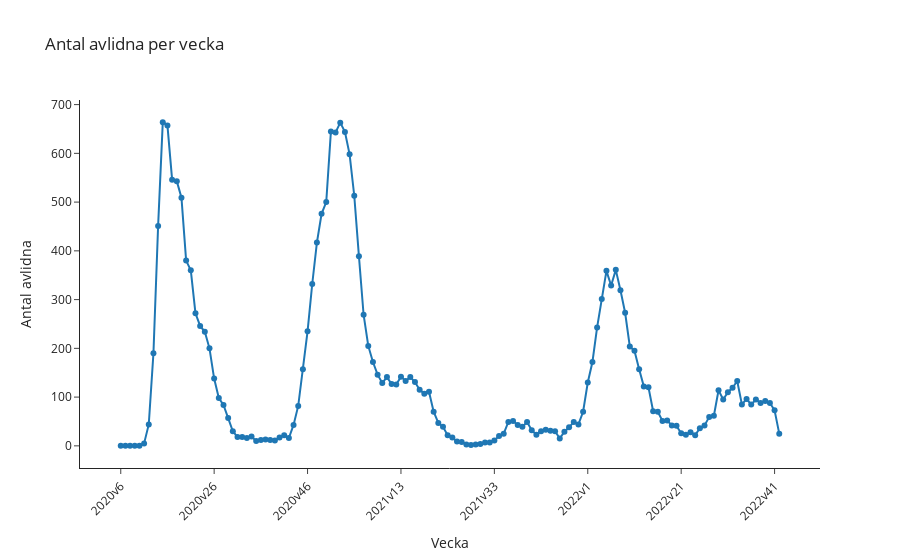

Notebook code for this chart:
### Markdown cell above
### Använd Plotly för att plotta antal avlidna per vecka

Jag har löst uppgiften såhär:
    
1. Skapa ett linjediagram som visar antal avlidna per vecka
2. Anpassa labels för axlarna
3. Justera x-axelns layout för att göra det mer läsbart
4. Spara diagrammet i en html fil

### Code cell
# c) Antal avlidna per vecka

# Skapa ett linjediagram för att visualisera antal avlidna per vecka
fig = px.line(veckodata_riket, 
              x='Vecka', y='Antal_avlidna_vecka', 
              title='Antal avlidna per vecka',
              labels={
                  'Vecka': 'Vecka', 
                  'Antal_avlidna_vecka': 'Antal avlidna'
              },
              template="simple_white",
              markers=True
)

# Uppdatera layouten för x-axeln för att göra diagrammet mer lättläst
fig.update_layout(
    xaxis = dict(
        tickangle=-45,
        tickmode='linear',
        dtick=20
    ))

# Spara diagrammet i en html fil
fig.write_html("Antal avlidna per vecka.html")

fig.show()

### Figure 1 — Plotly figure (JSON) as saved in the notebook; plotly's stock layout.template omitted (floating-point values rounded to 4 significant figures; data arrays with more than 128 entries replaced by an {"elided": "..."} marker saying what was removed)
{"data": [{"hovertemplate": "Vecka=%{x}<br>Antal avlidna=%{y}<extra></extra>", "legendgroup": "", "line": {"color": "#1F77B4", "dash": "solid"}, "marker": {"symbol": "circle"}, "mode": "markers+lines", "name": "", "orientation": "v", "showlegend": false, "type": "scatter", "x": {"elided": "142 str values"}, "xaxis": "x", "y": {"elided": "142 int values"}, "yaxis": "y"}], "layout": {"legend": {"tracegroupgap": 0}, "title": {"text": "Antal avlidna per vecka"}, "xaxis": {"anchor": "y", "domain": [0, 1], "dtick": 20, "tickangle": -45, "tickmode": "linear", "title": {"text": "Vecka"}}, "yaxis": {"anchor": "x", "domain": [0, 1], "title": {"text": "Antal avlidna"}}}}
